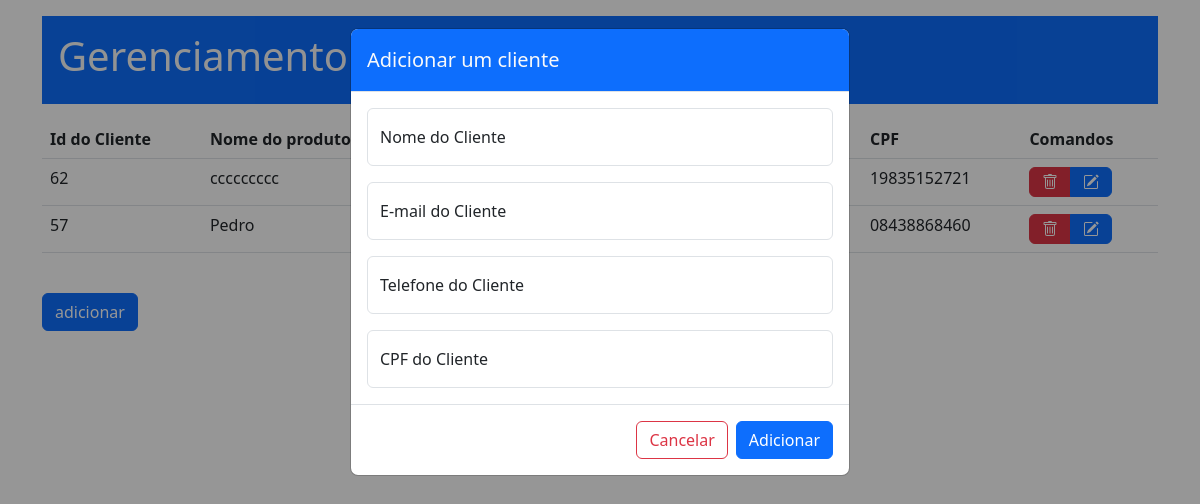
The page /clientes/index.php?type=create on the database its author committed.
### tables this page shows
CREATE TABLE `client` (
  `Id_Client` int NOT NULL AUTO_INCREMENT,
  `Name` varchar(100) DEFAULT NULL,
  `Email` varchar(50) DEFAULT NULL,
  `TelPhone` varchar(11) DEFAULT NULL,
  `Cpf` varchar(11) DEFAULT NULL,
  PRIMARY KEY (`Id_Client`)
);

### clientes/App/Model/Connect.php (called while the page is built, shortened)
<?php
class Connect{
    private static $instance;
    public static function getConn(){
        if(!isset(self::$instance)){
            self::$instance = new \PDO('mysql:host=localhost;dbname=client;charset=utf8','root','');
        }
        return self::$instance;
    }
}

### clientes/App/Model/clientDao.php (called while the page is built, shortened)
<?php
class ClientDao{
    public function read($id){
        if($id == ""){
            $sql = "SELECT *
                    FROM client";
        } else {
            $sql = "SELECT *
                    FROM client
                    WHERE Id_Client = $id";
        }
        $select = Connect::getConn()->prepare($sql);
        $select->execute();
        if($select->rowCount() > 0){
            $resultado = $select->fetchAll(\PDO::FETCH_ASSOC);
            return $resultado;
        } else {
            return [];
        }
    }
}

### clientes/App/Controller/Pages/Home.php (the view, shortened to what this page needs)
<?php
class Home extends Page{
    public static function getHome(){
        $clientDao = new ClientDao();
        $lineClient = '';
        foreach($clientDao->read('') as $client){
            $lineClient .= "<tr>
                                <td>{$client['Id_Client']}</td>
                                <td>{$client['Name']}</td>
                                <td>{$client['Email']}</td>
                                <td>{$client['TelPhone']}</td>
                                <td>{$client['Cpf']}</td>
                                <td>
                                    <div class='btn-group' role='group' aria-label='Basic mixed styles example'>
                                    <a class='btn btn-danger' href='index.php?type=delete&id={$client['Id_Client']}' data-toggle='tooltip' title='Deletar'>
                                        <svg xmlns='http://www.w3.org/2000/svg' width='16' height='16' fill='currentColor' class='bi bi-trash' viewBox='0 0 16 16'>
                                            <path d='M5.5 5.5A.5.5 0 0 1 6 6v6a.5.5 0 0 1-1 0V6a.5.5 0 0 1 .5-.5Zm2.5 0a.5.5 0 0 1 .5.5v6a.5.5 0 0 1-1 0V6a.5.5 0 0 1 .5-.5Zm3 .5a.5.5 0 0 0-1 0v6a.5.5 0 0 0 1 0V6Z'/>
                                            <path d='M14.5 3a1 1 0 0 1-1 1H13v9a2 2 0 0 1-2 2H5a2 2 0 0 1-2-2V4h-.5a1 1 0 0 1-1-1V2a1 1 0 0 1 1-1H6a1 1 0 0 1 1-1h2a1 1 0 0 1 1 1h3.5a1 1 0 0 1 1 1v1ZM4.118 4 4 4.059V13a1 1 0 0 0 1 1h6a1 1 0 0 0 1-1V4.059L11.882 4H4.118ZM2.5 3h11V2h-11v1Z'/>
                                        </svg>
                                    </a>
                                    <a class='btn btn-primary' href='index.php?type=update&id={$client['Id_Client']}'  data-toggle='tooltip' title='Editar'>
                                        <svg xmlns='http://www.w3.org/2000/svg' width='16' height='16' fill='currentColor' class='bi bi-pencil-square' viewBox='0 0 16 16'>
                                            <path d='M15.502 1.94a.5.5 0 0 1 0 .706L14.459 3.69l-2-2L13.502.646a.5.5 0 0 1 .707 0l1.293 1.293zm-1.75 2.456-2-2L4.939 9.21a.5.5 0 0 0-.121.196l-.805 2.414a.25.25 0 0 0 .316.316l2.414-.805a.5.5 0 0 0 .196-.12l6.813-6.814z'/>
                                            <path fill-rule='evenodd' d='M1 13.5A1.5 1.5 0 0 0 2.5 15h11a1.5 1.5 0 0 0 1.5-1.5v-6a.5.5 0 0 0-1 0v6a.5.5 0 0 1-.5.5h-11a.5.5 0 0 1-.5-.5v-11a.5.5 0 0 1 .5-.5H9a.5.5 0 0 0 0-1H2.5A1.5 1.5 0 0 0 1 2.5v11z'/>
                                        </svg>
                                    </a>
                                </div>
                                </td>
                            </tr>";
        }
        $content = View::render('pages/home',[
            'lineClient' => $lineClient,
        ]);
        if(isset($_GET['type'])){
            $type = $_GET['type'];
            try{
                if($type == 'create'){
                    ?>
                        <form id="background-mondal" method="post">
                            <div style="display: block" class="modal" tabindex="-1">
                                <div class="modal-dialog">
                                    <div class="modal-content">
                                        <div class="modal-header bg-primary text-light">
                                            <h5 class="modal-title">Adicionar um cliente</h5>
                                        </div>
                                        <div class="modal-body">
                                            <div class="form-floating mb-3">
                                                <input type="text" class="form-control" autocomplete="off" name="name" id="name" placeholder="Nome do Cliente">
                                                <label for="floatingInput">Nome do Cliente</label>
                                            </div>
                                            <div class="form-floating mb-3">
                                                <input type="email" class="form-control" autocomplete="off" name="email" id="email" placeholder="E-mail do Cliente">
                                                <label for="email">E-mail do Cliente</label>
                                            </div>
                                            <div class="form-floating mb-3">
                                                <input type="number" class="form-control" autocomplete="off" name="telphone" id="telphone" placeholder="Telefone do Cliente">
                                                <label for="telphone">Telefone do Cliente</label>
                                            </div>
                                            <div class="form-floating">
                                                <input type="number"  class="form-control" autocomplete="off" name="cpf" id="cpf" placeholder="CPF do Cliente">
                                                <label for="cpf">CPF do Cliente</label>
                                            </div>
                                        </div>
                                        <div class="modal-footer">
                                            <button name="btn-cancel" id="btn-cancel" class="btn btn-outline-danger" data-bs-dismiss="modal">Cancelar</button>
                                            <button type="submit" name="btn-success" id="btn-success" class="btn btn-primary">Adicionar</button>
                                        </div>
                                    </div>
                                </div>
                            </div>
                        </form>
                    <?php
                } else if($type == 'update'){
                    foreach($clientDao->read($_GET['id']) as $client){
                        ?>
                            <form id="background-mondal" method="post">
                                <div style="display: block" class="modal" tabindex="-1">
                                    <div class="modal-dialog">
                                        <div class="modal-content">
                                            <div class="modal-header bg-primary text-light">
                                                <h5 class="modal-title">Atualizar dados do cliente</h5>
                                            </div>
                                            <div class="modal-body">
                                                <div class="form-floating mb-3">
                                                    <input type="text" class="form-control" autocomplete="off" name="name" id="name" placeholder="Nome do Cliente">
                                                    <label for="floatingInput"><?php echo $client['Name'] ?></label>
                                                </div>
                                                <div class="form-floating mb-3">
                                                    <input type="email" class="form-control" autocomplete="off" name="email" id="email" placeholder="E-mail do Cliente">
                                                    <label for="floatingPassword"><?php echo $client['Email'] ?></label>
                                                </div>
                                                <div class="form-floating mb-3">
                                                    <input type="number" class="form-control" autocomplete="off" name="telphone" id="telphone" placeholder="Telefone do Cliente">
                                                    <label for="floatingPassword"><?php echo $client['TelPhone'] ?></label>
                                                </div>
                                                <div class="form-floating">
                                                    <input type="number" class="form-control" autocomplete="off" name="cpf" id="cpf" placeholder="CPF do Cliente">
                                                    <label for="floatingPassword"><?php echo $client['Cpf'] ?></label>
                                                </div>
                                            </div>
                                            <div class="modal-footer">
                                                <button name="btn-cancel" id="btn-cancel" class="btn btn-outline-danger" data-bs-dismiss="modal">Cancelar</button>
                                                <button type="submit" name="btn-success" id="btn-success" class="btn btn-primary">Adicionar</button>
                                            </div>
                                        </div>
                                    </div>
                                </div>
                            </form>
                        <?php
                    }
                    if(isset($_POST['btn-success'])){
                        $client = new \App\Model\Client($_GET['id'],
                            $_POST['name'] != '' ? $_POST['name'] : $client['Name'],
                            $_POST['email'] != '' ? $_POST['email'] : $client['Email'],
                            $_POST['telphone'] != '' ? $_POST['telphone'] : $client['TelPhone'],
                            $_POST['cpf'] != '' ? $_POST['cpf'] : $client['Cpf']
                        );
                        $clientDao->update($client);
                        header('Location: index.php');
                    } else if(isset($_POST['btn-cancel'])){
                        throw new Exception('Ação Cancelada!', 40);
                    }
                } else if( $type == 'delete'){
                    ?>
                    <form id="background-mondal" method="post">
                        <div style="display: block"class="modal" tabindex="-1">
                            <div class="modal-dialog">
                                <div class="modal-content">
                                    <div class="modal-header bg-danger text-light">
                                        <h5 class="modal-title">Apagando o Cliente</h5>
                                    </div>
                                    <div class="modal-body">
                                        <p>Você realmente deseja apagar esse cliente?</p>
                                    </div>
                                    <div class="modal-footer">
                                        <button type="submit" name="btn-cancel" id="btn-cancel" class="btn btn-outline-secondary" data-bs-dismiss="modal">fechar</button>
                                        <button type="submit" name="btn-danger" id="btn-danger" class="btn btn-danger">Apagar</button>
                                    </div>
                                </div>
                            </div>
                        </div>
                    </form>
                    <?php
                    if(isset($_POST['btn-danger'])){
                        $clientDao->delete($_GET['id']);
                        header('Location: index.php');
                    } else if(isset($_POST['btn-cancel'])){
                        throw new Exception('Ação cancelada!', 42);
                    }
                }
            } catch(Exception $erro){
                $_SESSION['messagerBar'] = ['alert' => 'danger', 'messeger' => $erro->getMessage()];
                header('Location: index.php');
            }
        }
        return parent::getPage($content, 'Gerenciamento de Clientes');
    }
}

### rows shown on the page
client: Id_Client "62", Name "ccccccccc", Cpf "19835152721"
client: Id_Client "57", Name "Pedro", Cpf "08438868460"

### other values the page prints
Home::getHome() "Gerenciamento de cliente Id do Cliente Nome do produto CPF Comandos adicionar"
